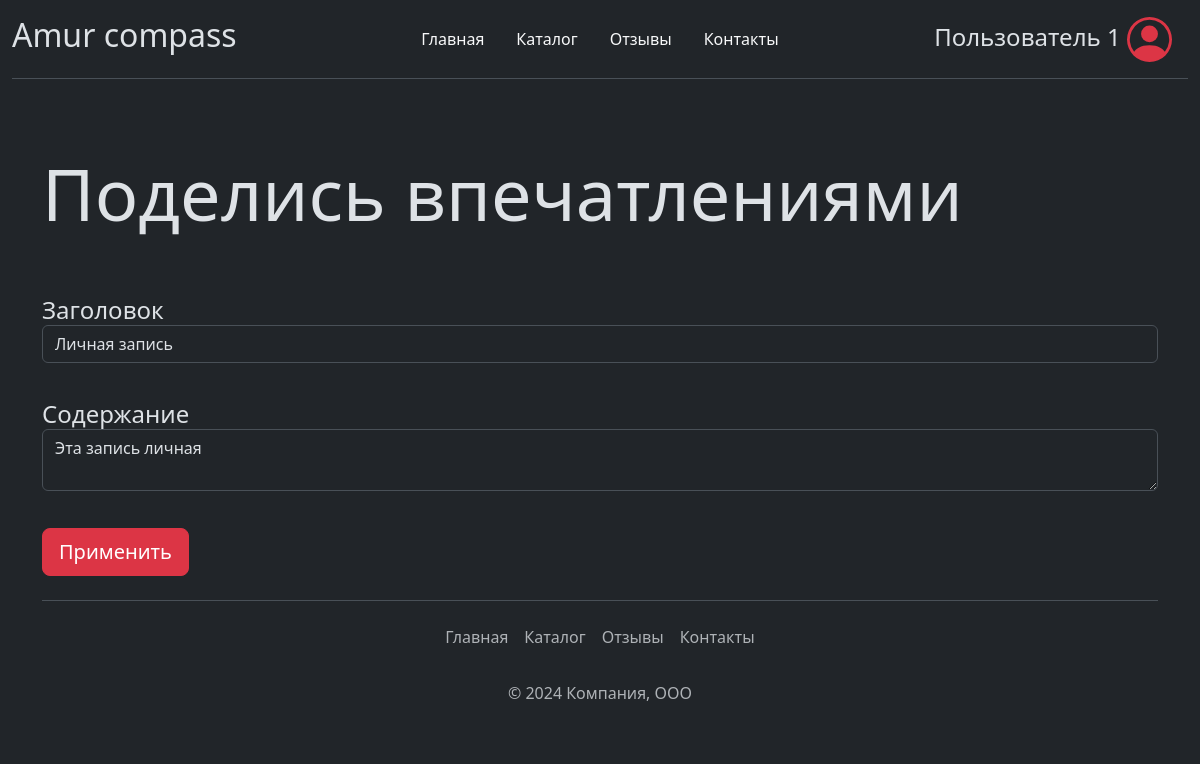
Screenshot of /comments/1 (signed in) with the database file from the repository.
### data/users.py (models this page shows, shortened)
class User(SqlAlchemyBase, UserMixin):
    __tablename__ = 'users'
    id = sqlalchemy.Column(sqlalchemy.Integer,
                           primary_key=True, autoincrement=True)
    name = sqlalchemy.Column(sqlalchemy.String, nullable=True)
    email = sqlalchemy.Column(sqlalchemy.String,
                              index=True, unique=True, nullable=True)
    hashed_password = sqlalchemy.Column(sqlalchemy.String, nullable=True)
    created_date = sqlalchemy.Column(sqlalchemy.DateTime,
                                     default=datetime.datetime.now)
    comments = orm.relationship("Comments", back_populates='user')

### data/comments.py (models this page shows)
class Comments(SqlAlchemyBase):
    __tablename__ = 'comments'
    id = sqlalchemy.Column(sqlalchemy.Integer,
                           primary_key=True, autoincrement=True)
    title = sqlalchemy.Column(sqlalchemy.String, nullable=True)
    content = sqlalchemy.Column(sqlalchemy.String, nullable=True)
    created_date = sqlalchemy.Column(sqlalchemy.DateTime,
                                     default=datetime.datetime.now)
    user_id = sqlalchemy.Column(sqlalchemy.Integer,
                                sqlalchemy.ForeignKey("users.id"))
    user = orm.relationship('User')

### main.py (the view, shortened to what this page needs)
@app.route('/comments/<int:id>', methods=['GET', 'POST'])
@login_required
def edit_news(id):
    form = NewsForm()
    if request.method == "GET":
        db_sess = db_session.create_session()
        comments = db_sess.query(Comments).filter(Comments.id == id, Comments.user == current_user).first()
        if comments:
            form.title.data = comments.title
            form.content.data = comments.content
        else:
            abort(404)
    return render_template('comments.html',
                           form=form)

### forms/comments.py
class NewsForm(FlaskForm):
    title = StringField('Заголовок', validators=[DataRequired()])
    content = TextAreaField("Содержание")
    submit = SubmitField('Применить')

### data/db_session.py (called while the page is built)
def create_session() -> Session:
    global __factory
    return __factory()

### main.py (called while the page is built)
@login_manager.user_loader
def load_user(user_id):
    db_sess = db_session.create_session()
    return db_sess.query(User).get(user_id)

### templates/comments.html (shortened to what this page needs)
{% extends 'base.html' %}
{% block body %}
<form class="container" action="" method="post">
    <h1 style="margin-top:150px; margin-bottom:60px;" class="display-2">Поделись впечатлениями</h1>
    <h4>
        {{ form.title.label }}<br>
        {{ form.title(class="form-control") }}<br>
    </h4>
    <h4>
        {{ form.content.label }}<br>
        {{ form.content(class="form-control") }}<br>
    </h4>
    <p>{{ form.submit(type="submit", class="btn btn-lg btn-danger") }}</p>
</form>
{% endblock %}

### templates/base.html (shortened to what this page needs)
<!doctype html>
<html lang="ru" data-bs-theme="dark">
<head>
    <link rel="stylesheet" href="https://cdn.jsdelivr.net/npm/bootstrap@5.3.2/dist/css/bootstrap.min.css">
  <link rel="stylesheet" type="text/css" href="static/css/img.css" />
</head>
<body>
<nav class="fixed-top bg-dark">
  <div class="container-fluid">
    <header class="d-flex flex-wrap align-items-center justify-content-center justify-content-md-between py-3 mb-4 border-bottom">
      <div class="col-md-3 mb-2 mb-md-0">
        <h2>Amur compass</h2>
      </div>
      <ul class="nav col-13 col-md-auto mb-2 justify-content-center mb-md-0">
        <li><a href="/" class="nav-link px-3 link-light">Главная</a></li>
        <li><a href="/catalog" class="nav-link px-3 link-light">Каталог</a></li>
        <li><a href="/comment" class="nav-link px-3 link-light">Отзывы</a></li>
        <li><a href="/contact" class="nav-link px-3 link-light">Контакты</a></li>
      </ul>
      <div class="col-md-3 px-3 text-end">
        {% if current_user.is_authenticated %}
          <a class="navbar-brand fs-4" href="/logout">{{ current_user.name }}
          </a>
        {% else %}
          <a href="/login"><button type="button" class="btn btn-outline-danger me-2">Войти</button></a>
          <a href="/register"><button type="button" class="btn btn-danger me-2">Зарегистрироваться</button></a>
        {% endif %}
      </div>
    </header>
  </div>
</nav>
   {% block body %}{% endblock %}
<div class="container">
  <footer class="py-3 my-4 border-top">
    <ul class="nav justify-content-center pb-3 mb-2">
      <li class="nav-item"><a href="/" class="nav-link px-2 text-body-secondary">Главная</a></li>
      <li class="nav-item"><a href="/catalog" class="nav-link px-2 text-body-secondary">Каталог</a></li>
      <li class="nav-item"><a href="/comment" class="nav-link px-2 text-body-secondary">Отзывы</a></li>
      <li class="nav-item"><a href="/contact" class="nav-link px-2 text-body-secondary">Контакты</a></li>
    </ul>
    <p class="text-center text-body-secondary">© 2024 Компания, ООО</p>
  </footer>
</div>
</body>
</html>

### static/css/img.css (style rules this page uses)
html,body { height:100%; }

### rows the page displays
User: name "Пользователь 1"
Comments: title "Личная запись", content "Эта запись личная"
